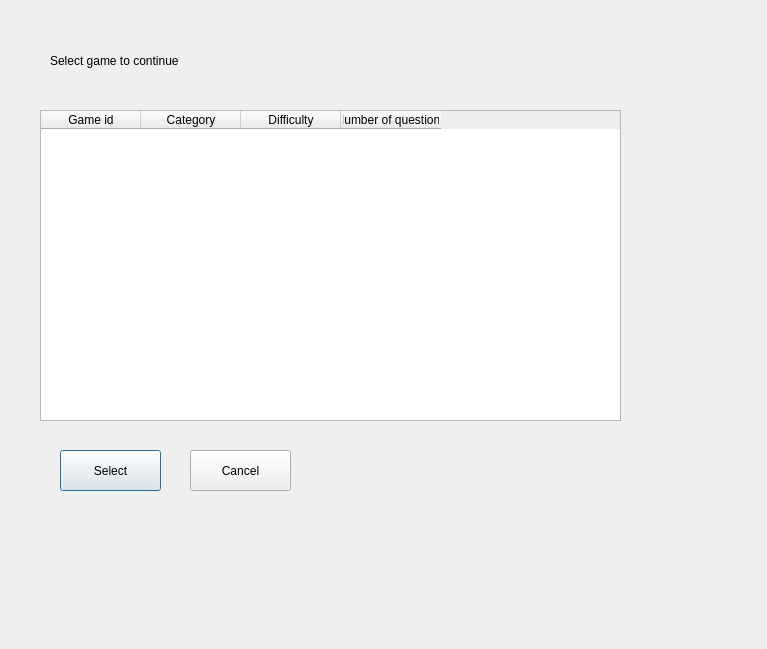
<?xml version="1.0" encoding="UTF-8"?>
<ui version="4.0">
 <class>Dialog</class>
 <widget class="QDialog" name="Dialog">
  <property name="geometry">
   <rect>
    <x>0</x>
    <y>0</y>
    <width>767</width>
    <height>649</height>
   </rect>
  </property>
  <property name="windowTitle">
   <string>Dialog</string>
  </property>
  <property name="styleSheet">
   <string notr="true"/>
  </property>
  <widget class="QLabel" name="lbl_header">
   <property name="geometry">
    <rect>
     <x>50</x>
     <y>30</y>
     <width>701</width>
     <height>61</height>
    </rect>
   </property>
   <property name="styleSheet">
    <string notr="true"/>
   </property>
   <property name="text">
    <string>Select game to continue</string>
   </property>
  </widget>
  <widget class="QPushButton" name="selectButton">
   <property name="geometry">
    <rect>
     <x>60</x>
     <y>450</y>
     <width>101</width>
     <height>41</height>
    </rect>
   </property>
   <property name="styleSheet">
    <string notr="true"/>
   </property>
   <property name="text">
    <string>Select</string>
   </property>
  </widget>
  <widget class="QPushButton" name="cancelButton">
   <property name="geometry">
    <rect>
     <x>190</x>
     <y>450</y>
     <width>101</width>
     <height>41</height>
    </rect>
   </property>
   <property name="styleSheet">
    <string notr="true"/>
   </property>
   <property name="text">
    <string>Cancel</string>
   </property>
  </widget>
  <widget class="QTableWidget" name="tableWidget">
   <property name="geometry">
    <rect>
     <x>40</x>
     <y>110</y>
     <width>581</width>
     <height>311</height>
    </rect>
   </property>
   <property name="styleSheet">
    <string notr="true"/>
   </property>
   <column>
    <property name="text">
     <string>Game id</string>
    </property>
   </column>
   <column>
    <property name="text">
     <string>Category</string>
    </property>
   </column>
   <column>
    <property name="text">
     <string>Difficulty</string>
    </property>
   </column>
   <column>
    <property name="text">
     <string>Number of questions</string>
    </property>
   </column>
  </widget>
 </widget>
 <resources/>
 <connections/>
</ui>
